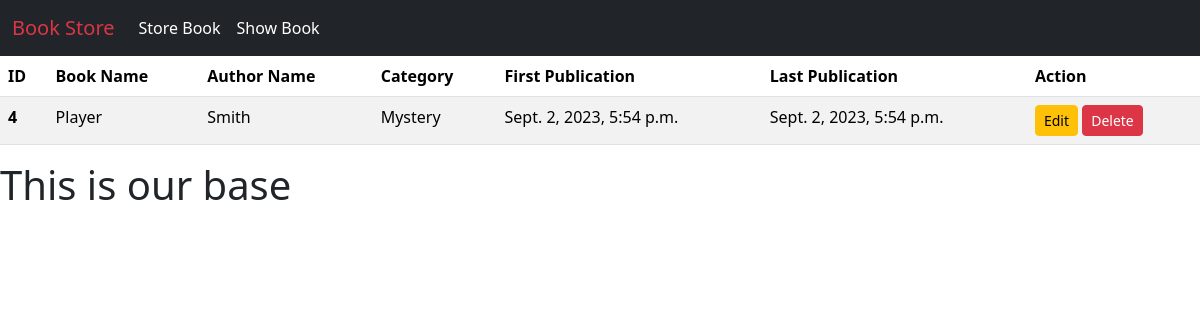
Page /book_details/4 on the committed database.
### book/models.py (models this page shows)
class BookStoreModel(models.Model):
    CATEGORY = (
        ('Mystery', 'Mystery'),
        ('Thriller', 'Thriller'),
        ('Sci-Fi', 'Sci-Fi'),
        ('Humor', 'Humor'),
        ('Horror', 'Horror'),
    )
    id = models.IntegerField(primary_key=True)
    book_name = models.CharField(max_length=30)
    author = models.CharField(max_length=30)
    category = models.CharField(max_length=30, choices=CATEGORY)
    first_pub = models.DateTimeField(auto_now_add=True)  # first date
    last_pub = models.DateTimeField(auto_now=True)  # update date

### book/views.py (the view)
class BookDetailsView(DetailView):
    model = BookStoreModel
    template_name = 'book_details.html'
    context_object_name = 'item'
    pk_url_kwarg = 'id'

### book/templates/book_details.html
{% extends 'base.html' %}
{% block content %}
<table class="table table-striped">
    <thead>
        <tr>
            <th scope="col">ID</th>
            <th scope="col">Book Name</th>
            <th scope="col">Author Name</th>
            <th scope="col">Category</th>
            <th scope="col">First Publication</th>
            <th scope="col">Last Publication</th>
            <th scope="col">Action</th>
        </tr>
    </thead>
    <tbody>
        <tr>
            <th scope="row">{{item.id}}</th>
            <td>{{item.book_name}}</td>
            <td>{{item.author}}</td>
            <td>{{item.category}}</td>
            <td>{{item.first_pub}}</td>
            <td>{{item.last_pub}}</td>
            <td><a href="{%url 'edit_book' pk=item.id %}" class="btn btn-warning btn-sm">Edit</a> <a
                    class="btn btn-danger btn-sm" href="{%url 'delete_book' pk=item.id %}">Delete</a>
            </td>
        </tr>
    </tbody>
</table>
{% endblock %}

### rows in the picture
BookStoreModel: id "4", book_name "Player", author "Smith", category "Mystery", first_pub "Sept. 2, 2023, 5:54 p.m.", last_pub "Sept. 2, 2023, 5:54 p.m."
